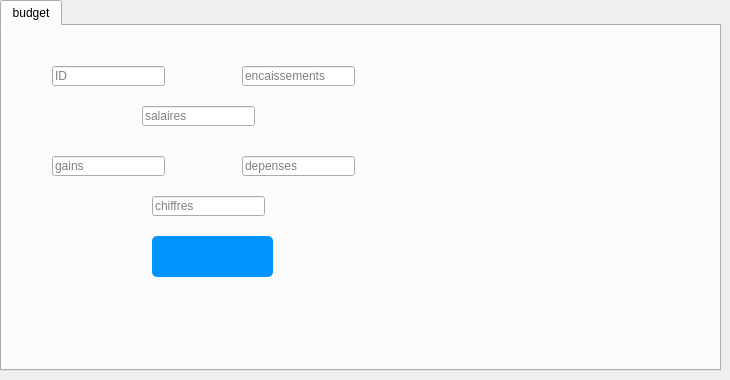
          <widget class="QWidget" name="tab_55">
           <attribute name="icon">
            <iconset>
             <normaloff>:/E-Health_care_2A12-main/Desktop/2A12/project c++/qt/E-Clinic/Add.png</normaloff>:/E-Health_care_2A12-main/Desktop/2A12/project c++/qt/E-Clinic/Add.png</iconset>
           </attribute>
           <attribute name="title">
            <string>Ajouter categorie</string>
           </attribute>
           <widget class="QTabWidget" name="tabWidget_22">
            <property name="geometry">
             <rect>
              <x>0</x>
              <y>0</y>
              <width>721</width>
              <height>371</height>
             </rect>
            </property>
            <property name="styleSheet">
             <string notr="true">background-image: url(:/background.png);</string>
            </property>
            <property name="currentIndex">
             <number>0</number>
            </property>
            <widget class="QWidget" name="tab_56">
             <attribute name="title">
              <string>budget</string>
             </attribute>
             <attribute name="toolTip">
              <string>&lt;html&gt;&lt;head/&gt;&lt;body&gt;&lt;p&gt;&lt;img src=&quot;:/background.png&quot;/&gt;&lt;/p&gt;&lt;/body&gt;&lt;/html&gt;</string>
             </attribute>
             <widget class="QLineEdit" name="ID_10">
              <property name="geometry">
               <rect>
                <x>50</x>
                <y>40</y>
                <width>113</width>
                <height>20</height>
               </rect>
              </property>
              <property name="placeholderText">
               <string>ID</string>
              </property>
             </widget>
             <widget class="QLineEdit" name="chiffres_5">
              <property name="geometry">
               <rect>
                <x>150</x>
                <y>170</y>
                <width>113</width>
                <height>20</height>
               </rect>
              </property>
              <property name="placeholderText">
               <string>chiffres</string>
              </property>
             </widget>
             <widget class="QLineEdit" name="encaissements_5">
              <property name="geometry">
               <rect>
                <x>240</x>
                <y>40</y>
                <width>113</width>
                <height>20</height>
               </rect>
              </property>
              <property name="placeholderText">
               <string>encaissements</string>
              </property>
             </widget>
             <widget class="QLineEdit" name="salaires_5">
              <property name="geometry">
               <rect>
                <x>140</x>
                <y>80</y>
                <width>113</width>
                <height>20</height>
               </rect>
              </property>
              <property name="placeholderText">
               <string>salaires</string>
              </property>
             </widget>
             <widget class="QLineEdit" name="gains_5">
              <property name="geometry">
               <rect>
                <x>50</x>
                <y>130</y>
                <width>113</width>
                <height>20</height>
               </rect>
              </property>
              <property name="placeholderText">
               <string>gains</string>
              </property>
             </widget>
             <widget class="QLineEdit" name="depenses_5">
              <property name="geometry">
               <rect>
                <x>240</x>
                <y>130</y>
                <width>113</width>
                <height>20</height>
               </rect>
              </property>
              <property name="placeholderText">
               <string>depenses</string>
              </property>
             </widget>
             <widget class="QPushButton" name="pb_ajouter7">
              <property name="geometry">
               <rect>
                <x>150</x>
                <y>210</y>
                <width>121</width>
                <height>41</height>
               </rect>
              </property>
              <property name="styleSheet">
               <string notr="true">QPushButton {
	image: url(:/Add.png);
padding: 5px;
border-radius: 5px;
background-color:#0094ff;
font-weight: bold;
}
QPushButton:hover
{
color :white;
}</string>
              </property>
              <property name="text">
               <string/>
              </property>
              <property name="icon">
               <iconset>
                <normaloff>:/E-Health_care_2A12-main/Desktop/2A12/project c++/qt/E-Clinic/Tick.png</normaloff>:/E-Health_care_2A12-main/Desktop/2A12/project c++/qt/E-Clinic/Tick.png</iconset>
              </property>
              <property name="iconSize">
               <size>
                <width>40</width>
                <height>40</height>
               </size>
              </property>
             </widget>
             <widget class="QLabel" name="label_pic_3">
              <property name="geometry">
               <rect>
                <x>440</x>
                <y>90</y>
                <width>211</width>
                <height>181</height>
               </rect>
              </property>
              <property name="text">
               <string/>
              </property>
             </widget>
             <widget class="QLabel" name="label_date_time_3">
              <property name="geometry">
               <rect>
                <x>440</x>
                <y>20</y>
                <width>211</width>
                <height>41</height>
               </rect>
              </property>
              <property name="font">
               <font>
                <pointsize>22</pointsize>
                <weight>75</weight>
                <bold>true</bold>
               </font>
              </property>
              <property name="text">
               <string/>
              </property>
             </widget>
            </widget>
           </widget>
          </widget>
